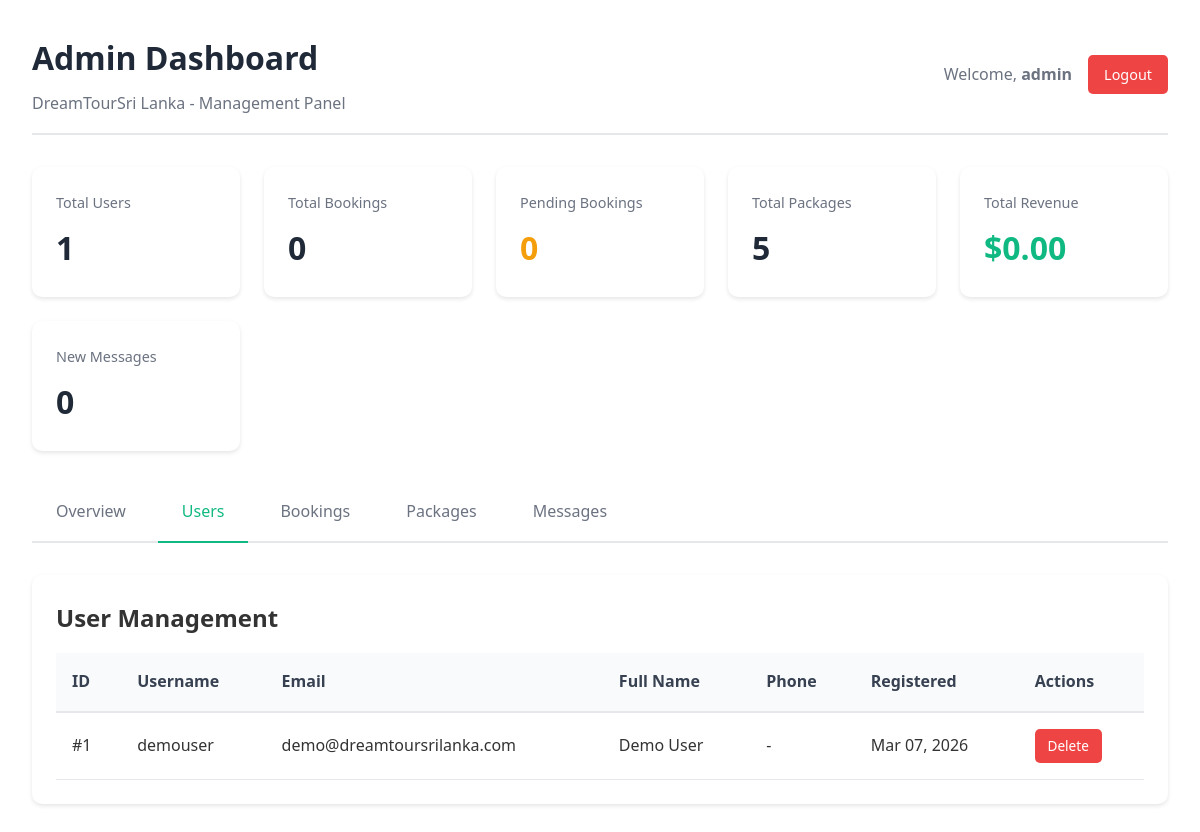
The page /Backend/admin_dashboard.php?tab=users (signed in) on the database its author committed.
### tables this page shows
CREATE TABLE IF NOT EXISTS users (
    id INT AUTO_INCREMENT PRIMARY KEY,
    username VARCHAR(50) NOT NULL UNIQUE,
    email VARCHAR(100) NOT NULL UNIQUE,
    password VARCHAR(255) NOT NULL,
    full_name VARCHAR(100),
    phone VARCHAR(20),
    role ENUM('client', 'admin') DEFAULT 'client',
    created_at TIMESTAMP DEFAULT CURRENT_TIMESTAMP,
    updated_at TIMESTAMP DEFAULT CURRENT_TIMESTAMP ON UPDATE CURRENT_TIMESTAMP,
    INDEX idx_email (email),
    INDEX idx_role (role)
);

### Backend/admin_dashboard.php (the view, shortened to what this page needs)
<?php
require_once '../config/db_connect.php';
$admin_id = $_SESSION['user_id'];
$stmt = $conn->prepare("SELECT * FROM users WHERE id = ?");
$stmt->bind_param("i", $admin_id);
$stmt->execute();
$admin = $stmt->get_result()->fetch_assoc();
$stats = [];
$result = $conn->query("SELECT COUNT(*) as count FROM users WHERE role = 'client'");
$stats['total_users'] = $result->fetch_assoc()['count'];
$result = $conn->query("SELECT COUNT(*) as count FROM bookings");
$stats['total_bookings'] = $result->fetch_assoc()['count'];
$result = $conn->query("SELECT COUNT(*) as count FROM bookings WHERE status = 'pending'");
$stats['pending_bookings'] = $result->fetch_assoc()['count'];
$result = $conn->query("SELECT COUNT(*) as count FROM packages");
$stats['total_packages'] = $result->fetch_assoc()['count'];
$result = $conn->query("SELECT SUM(total_price) as revenue FROM bookings WHERE status = 'confirmed'");
$stats['total_revenue'] = $result->fetch_assoc()['revenue'] ?? 0;
$result = $conn->query("SELECT COUNT(*) as count FROM contact_messages WHERE status = 'new'");
$stats['new_messages'] = $result->fetch_assoc()['count'];
$active_tab = isset($_GET['tab']) ? $_GET['tab'] : 'overview';
?>
<!DOCTYPE html>
<html lang="en">
<head>
    <link rel="stylesheet" href="../css/style.css">
</head>
<body>
    <div class="admin-container">
        <div class="admin-header">
            <div>
                <h1> Admin Dashboard</h1>
                <p style="color: #6b7280; margin: 0.5rem 0 0 0;">DreamTourSri Lanka - Management Panel</p>
            </div>
            <div class="admin-user">
                <span>Welcome, <strong><?php echo htmlspecialchars($admin['username']); ?></strong></span>
                <a href="../auth/logout.php" class="btn-logout">Logout</a>
            </div>
        </div>
        <div class="stats-grid">
            <div class="stat-card">
                <h3>Total Users</h3>
                <p class="stat-value"><?php echo $stats['total_users']; ?></p>
            </div>
            <div class="stat-card">
                <h3>Total Bookings</h3>
                <p class="stat-value"><?php echo $stats['total_bookings']; ?></p>
            </div>
            <div class="stat-card pending">
                <h3>Pending Bookings</h3>
                <p class="stat-value"><?php echo $stats['pending_bookings']; ?></p>
            </div>
            <div class="stat-card">
                <h3>Total Packages</h3>
                <p class="stat-value"><?php echo $stats['total_packages']; ?></p>
            </div>
            <div class="stat-card revenue">
                <h3>Total Revenue</h3>
                <p class="stat-value">$<?php echo number_format($stats['total_revenue'], 2); ?></p>
            </div>
            <div class="stat-card">
                <h3>New Messages</h3>
                <p class="stat-value"><?php echo $stats['new_messages']; ?></p>
            </div>
        </div>
        <div class="tabs">
            <a href="?tab=overview" class="tab <?php echo $active_tab === 'overview' ? 'active' : ''; ?>">Overview</a>
            <a href="?tab=users" class="tab <?php echo $active_tab === 'users' ? 'active' : ''; ?>">Users</a>
            <a href="?tab=bookings" class="tab <?php echo $active_tab === 'bookings' ? 'active' : ''; ?>">Bookings</a>
            <a href="?tab=packages" class="tab <?php echo $active_tab === 'packages' ? 'active' : ''; ?>">Packages</a>
            <a href="?tab=messages" class="tab <?php echo $active_tab === 'messages' ? 'active' : ''; ?>">Messages</a>
        </div>
        <div class="content-section">
            <?php if ($active_tab === 'overview'): ?>
                <h2>Dashboard Overview</h2>
                <p>Welcome to the admin dashboard. Use the tabs above to manage users, bookings, packages, and messages.</p>
                <h3 style="margin-top: 2rem;">Recent Bookings (Last 5)</h3>
                <?php
                $result = $conn->query("SELECT b.*, u.username, p.title as package_name
                                       FROM bookings b
                                       JOIN users u ON b.user_id = u.id
                                       JOIN packages p ON b.package_id = p.id
                                       ORDER BY b.created_at DESC LIMIT 5");
                if ($result->num_rows > 0):
                ?>
                <table class="data-table">
                    <thead>
                        <tr>
                            <th>ID</th>
                            <th>User</th>
                            <th>Package</th>
                            <th>Date</th>
                            <th>People</th>
                            <th>Total</th>
                            <th>Status</th>
                        </tr>
                    </thead>
                    <tbody>
                        <?php while ($booking = $result->fetch_assoc()): ?>
                        <tr>
                            <td>#<?php echo $booking['id']; ?></td>
                            <td><?php echo htmlspecialchars($booking['username']); ?></td>
                            <td><?php echo htmlspecialchars($booking['package_name']); ?></td>
                            <td><?php echo date('M d, Y', strtotime($booking['booking_date'])); ?></td>
                            <td><?php echo $booking['num_people']; ?></td>
                            <td>$<?php echo number_format($booking['total_price'], 2); ?></td>
                            <td><span class="badge <?php echo $booking['status']; ?>"><?php echo ucfirst($booking['status']); ?></span></td>
                        </tr>
                        <?php endwhile; ?>
                    </tbody>
                </table>
                <?php else: ?>
                <div class="empty-state">
                    <div class="empty-state-icon">📋</div>
                    <p>No bookings yet</p>
                </div>
                <?php endif; ?>
            <?php elseif ($active_tab === 'users'): ?>
                <h2>User Management</h2>
                <?php
                $result = $conn->query("SELECT * FROM users WHERE role = 'client' ORDER BY created_at DESC");
                if ($result->num_rows > 0):
                ?>
                <table class="data-table">
                    <thead>
                        <tr>
                            <th>ID</th>
                            <th>Username</th>
                            <th>Email</th>
                            <th>Full Name</th>
                            <th>Phone</th>
                            <th>Registered</th>
                            <th>Actions</th>
                        </tr>
                    </thead>
                    <tbody>
                        <?php while ($user = $result->fetch_assoc()): ?>
                        <tr>
                            <td>#<?php echo $user['id']; ?></td>
                            <td><?php echo htmlspecialchars($user['username']); ?></td>
                            <td><?php echo htmlspecialchars($user['email']); ?></td>
                            <td><?php echo htmlspecialchars($user['full_name'] ?? '-'); ?></td>
                            <td><?php echo htmlspecialchars($user['phone'] ?? '-'); ?></td>
                            <td><?php echo date('M d, Y', strtotime($user['created_at'])); ?></td>
                            <td>
                                <div class="action-buttons">
                                    <a href="?tab=users&delete_user=<?php echo $user['id']; ?>"
                                       class="btn-action btn-delete"
                                       onclick="return confirm('Are you sure you want to delete this user?')">Delete</a>
                                </div>
                            </td>
                        </tr>
                        <?php endwhile; ?>
                    </tbody>
                </table>
                <?php endif; ?>
            <?php endif; ?>
        </div>
    </div>
</body>
</html>

### css/style.css (style rules this page uses)
* { margin: 0; padding: 0; box-sizing: border-box; }
body { font-family: 'Segoe UI', Tahoma, Geneva, Verdana, sans-serif; line-height: 1.6; color: #333; }

### Backend/admin_dashboard.php (style rules this page uses)
.admin-container { max-width: 1400px; margin: 0 auto; padding: 2rem; }
.admin-header { display: flex; justify-content: space-between; align-items: center; margin-bottom: 2rem; padding-bottom: 1rem; border-bottom: 2px solid #e5e7eb; }
.admin-header h1 { color: #1f2937; font-size: 2rem; margin: 0; }
.admin-user { display: flex; align-items: center; gap: 1rem; }
.admin-user span { color: #6b7280; }
.btn-logout { background: #ef4444; color: white; border: none; padding: 0.5rem 1rem; border-radius: 5px; cursor: pointer; font-size: 0.9rem; text-decoration: none; display: inline-block; }
.stats-grid { display: grid; grid-template-columns: repeat(auto-fit, minmax(200px, 1fr)); gap: 1.5rem; margin-bottom: 2rem; }
.stat-card { background: white; padding: 1.5rem; border-radius: 10px; box-shadow: 0 2px 4px rgba(0,0,0,0.1); }
.stat-card h3 { color: #6b7280; font-size: 0.9rem; margin: 0 0 0.5rem 0; font-weight: 500; }
.stat-card .stat-value { color: #1f2937; font-size: 2rem; font-weight: bold; margin: 0; }
.stat-card.revenue .stat-value { color: #10b981; }
.stat-card.pending .stat-value { color: #f59e0b; }
.tabs { display: flex; gap: 0.5rem; margin-bottom: 2rem; border-bottom: 2px solid #e5e7eb; }
.tab { padding: 1rem 1.5rem; background: transparent; border: none; color: #6b7280; cursor: pointer; font-size: 1rem; text-decoration: none; border-bottom: 2px solid transparent; margin-bottom: -2px; }
.tab.active { color: #10b981; border-bottom-color: #10b981; }
.content-section { background: white; padding: 1.5rem; border-radius: 10px; box-shadow: 0 2px 4px rgba(0,0,0,0.1); }
.data-table { width: 100%; border-collapse: collapse; margin-top: 1rem; }
.data-table th { background: #f9fafb; padding: 1rem; text-align: left; font-weight: 600; color: #374151; border-bottom: 2px solid #e5e7eb; }
.data-table td { padding: 1rem; border-bottom: 1px solid #e5e7eb; }
.action-buttons { display: flex; gap: 0.5rem; }
.btn-action { padding: 0.4rem 0.8rem; border: none; border-radius: 5px; cursor: pointer; font-size: 0.85rem; text-decoration: none; display: inline-block; }
.btn-delete { background: #ef4444; color: white; }

### rows shown on the page
users: username "admin"
users: id "1", username "demouser", email "demo@dreamtoursrilanka.com", full_name "Demo User", phone "-", created_at "Mar 07, 2026"

### other values the page prints
$stats['total_users'] "1"
$stats['total_bookings'] "0"
$stats['pending_bookings'] "0"
$stats['total_packages'] "5"
$stats['total_revenue'] "0.00"
$stats['new_messages'] "0"
